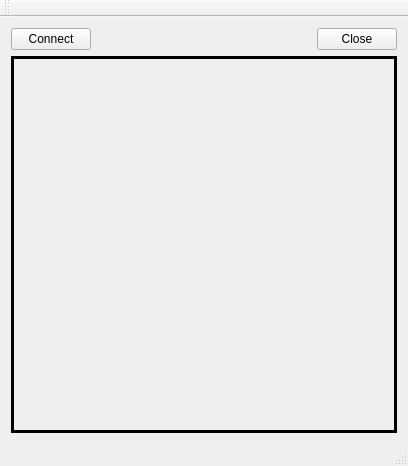
<?xml version="1.0" encoding="UTF-8"?>
<ui version="4.0">
 <class>MainWindow</class>
 <widget class="QMainWindow" name="MainWindow">
  <property name="geometry">
   <rect>
    <x>0</x>
    <y>0</y>
    <width>408</width>
    <height>466</height>
   </rect>
  </property>
  <property name="windowTitle">
   <string>Client</string>
  </property>
  <widget class="QWidget" name="centralWidget">
   <layout class="QGridLayout" name="gridLayout">
    <item row="0" column="0">
     <widget class="QPushButton" name="pushButton">
      <property name="text">
       <string>Connect</string>
      </property>
     </widget>
    </item>
    <item row="0" column="1">
     <spacer name="horizontalSpacer">
      <property name="orientation">
       <enum>Qt::Horizontal</enum>
      </property>
      <property name="sizeHint" stdset="0">
       <size>
        <width>207</width>
        <height>20</height>
       </size>
      </property>
     </spacer>
    </item>
    <item row="0" column="2">
     <widget class="QPushButton" name="pushButton_2">
      <property name="text">
       <string>Close</string>
      </property>
     </widget>
    </item>
    <item row="1" column="0" colspan="3">
     <widget class="QLabel" name="label">
      <property name="frameShape">
       <enum>QFrame::Box</enum>
      </property>
      <property name="lineWidth">
       <number>3</number>
      </property>
      <property name="text">
       <string/>
      </property>
     </widget>
    </item>
   </layout>
  </widget>
  <widget class="QMenuBar" name="menuBar">
   <property name="geometry">
    <rect>
     <x>0</x>
     <y>0</y>
     <width>408</width>
     <height>22</height>
    </rect>
   </property>
  </widget>
  <widget class="QToolBar" name="mainToolBar">
   <property name="windowTitle">
    <string>Client</string>
   </property>
   <attribute name="toolBarArea">
    <enum>TopToolBarArea</enum>
   </attribute>
   <attribute name="toolBarBreak">
    <bool>false</bool>
   </attribute>
  </widget>
  <widget class="QStatusBar" name="statusBar"/>
 </widget>
 <layoutdefault spacing="6" margin="11"/>
 <resources/>
 <connections/>
</ui>
